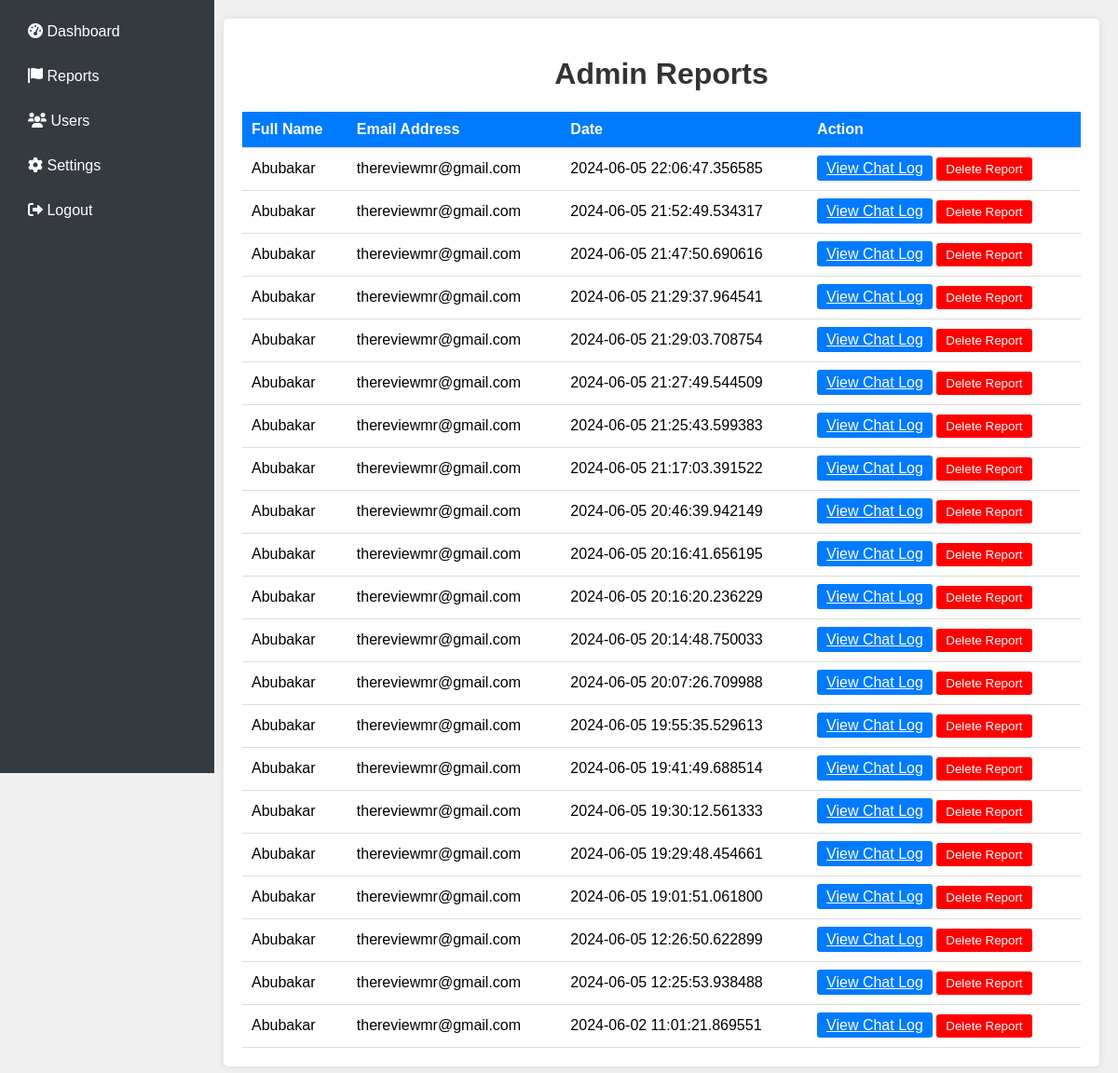
The page /admin_reports (signed in) on the database as committed earlier.
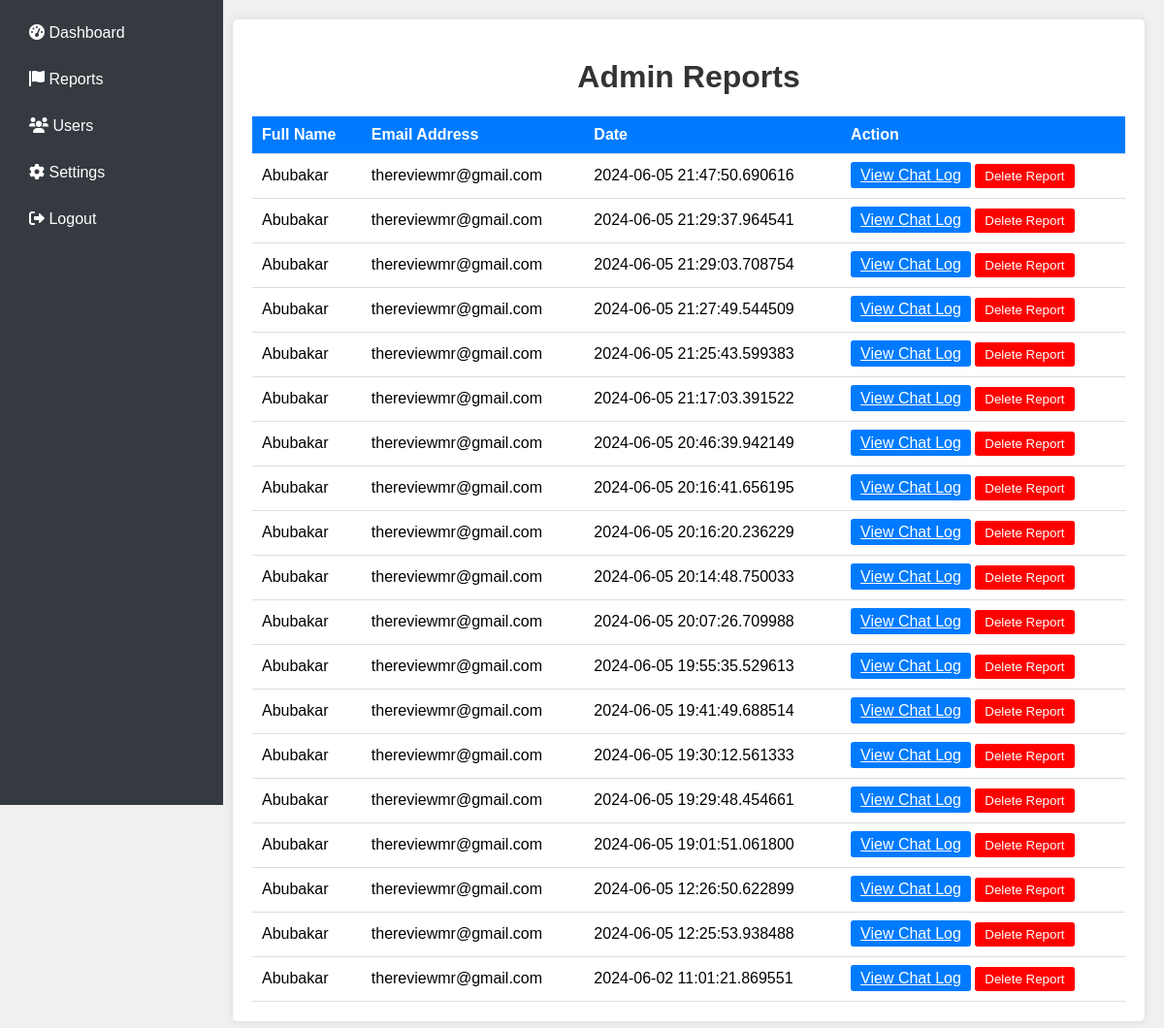
The same page on the database as committed later.
### app.py (models this page shows)
class Report(db.Model):
    id = db.Column(db.Integer, primary_key=True)
    user_id = db.Column(db.Integer, db.ForeignKey('user.id'), nullable=False)
    chat_log = db.Column(db.Text, nullable=False)
    date = db.Column(db.DateTime, nullable=False, default=datetime.utcnow)
    evidence_file = db.Column(db.String(200), nullable=True)

class User(UserMixin, db.Model):
    id = db.Column(db.Integer, primary_key=True)
    fullname = db.Column(db.String(100), nullable=False)
    email = db.Column(db.String(100), unique=True, nullable=False)
    password = db.Column(db.String(100), nullable=False)
    is_admin = db.Column(db.Boolean, default=False)
    reports = db.relationship('Report', backref='user', lazy=True)

### app.py (the view)
@app.route('/admin_reports')
def admin_reports():
    if 'user_id' not in session:
        return redirect(url_for('login'))
    user_id = session['user_id']
    current_user = User.query.get(user_id)
    if not current_user.is_admin:
        return redirect(url_for('login'))
    reports = Report.query.order_by(Report.date.desc()).all()
    return render_template('admin_reports.html', reports=reports)

### templates/admin_reports.html (shortened to what this page needs)
<!DOCTYPE html>
<html lang="en">
<head>
    <link rel="stylesheet" href="https://cdnjs.cloudflare.com/ajax/libs/font-awesome/6.0.0-beta3/css/all.min.css">
</head>
<body>
    <div class="sidebar">
        <a href="{{ url_for('admin_dashboard') }}"><i class="fas fa-tachometer-alt"></i> Dashboard</a>
        <a href="{{ url_for('admin_reports') }}"><i class="fas fa-flag"></i> Reports</a>
        <a href="{{ url_for('admin_users') }}"><i class="fas fa-users"></i> Users</a>
        <a href="{{ url_for('admin_settings') }}"><i class="fas fa-cog"></i> Settings</a>
        <a href="{{ url_for('logout') }}"><i class="fas fa-sign-out-alt"></i> Logout</a>
    </div>
    <div class="main-content">
        <div class="container">
            <h1>Admin Reports</h1>
            <table>
                <thead>
                    <tr>
                        <th>Full Name</th>
                        <th>Email Address</th>
                        <th>Date</th>
                        <th>Action</th>
                    </tr>
                </thead>
                <tbody>
                    {% for report in reports %}
                    <tr>
                        <td>{{ report.user.fullname }}</td>
                        <td>{{ report.user.email }}</td>
                        <td>{{ report.date }}</td>
                        <td>
                            <a href="{{ url_for('admin_view_chat_log', report_id=report.id) }}" class="btn-primary">View Chat Log</a>
                            <form action="{{ url_for('delete_report', report_id=report.id) }}" method="post" style="display:inline;">
                                <button type="submit" class="btn-danger">Delete Report</button>
                            </form>
                        </td>
                    </tr>
                    {% endfor %}
                </tbody>
            </table>
        </div>
    </div>
</body>
</html>

### templates/admin_reports.html (style rules this page uses)
body { font-family: Arial, sans-serif; background-color: #f0f0f0; margin: 0; padding: 0; display: flex; }
.sidebar { width: 200px; background-color: #343a40; padding: 15px; height: 100vh; position: fixed; }
.sidebar a { color: white; display: block; padding: 10px 15px; text-decoration: none; margin-bottom: 10px; border-radius: 5px; }
.main-content { margin-left: 220px; padding: 20px; width: calc(100% - 220px); }
.container { background-color: #fff; padding: 20px; border-radius: 5px; box-shadow: 0 0 10px rgba(0, 0, 0, 0.1); }
h1 { text-align: center; color: #333; }
table { width: 100%; border-collapse: collapse; margin-top: 20px; }
th, td { padding: 10px; border-bottom: 1px solid #ddd; text-align: left; }
th { background-color: #007bff; color: #fff; }
.btn-primary, .btn-danger { padding: 5px 10px; border: none; border-radius: 3px; color: white; cursor: pointer; transition: background-color 0.3s; }
.btn-primary { background-color: #007bff; }
.btn-danger { background-color: red; }

Rows that differ between the two databases and show on the page:
removed Report: user.fullname "Abubakar", user.email "thereviewmr@gmail.com", date "2024-06-05 22:06:47.356585"
removed Report: user.fullname "Abubakar", user.email "thereviewmr@gmail.com", date "2024-06-05 21:52:49.534317"
